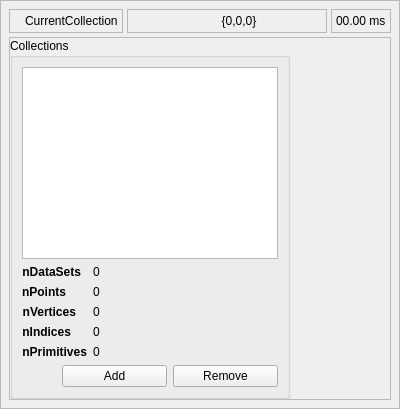
  <widget class="QWidget" name="centralwidget">
   <layout class="QHBoxLayout" name="horizontalLayout_2">
    <property name="spacing">
     <number>4</number>
    </property>
    <property name="margin">
     <number>0</number>
    </property>
    <item>
     <widget class="QFrame" name="WindowFrame">
      <property name="frameShape">
       <enum>QFrame::StyledPanel</enum>
      </property>
      <property name="frameShadow">
       <enum>QFrame::Raised</enum>
      </property>
      <layout class="QHBoxLayout" name="horizontalLayout_3">
       <property name="spacing">
        <number>4</number>
       </property>
       <property name="margin">
        <number>4</number>
       </property>
       <item>
        <widget class="QWidget" name="RightWidgetsWidget" native="true">
         <layout class="QVBoxLayout" name="verticalLayout_3">
          <property name="spacing">
           <number>4</number>
          </property>
          <property name="margin">
           <number>4</number>
          </property>
          <item>
           <layout class="QHBoxLayout" name="InfoLayout">
            <item>
             <widget class="QFrame" name="InfoCurrentCollectionFrame">
              <property name="frameShape">
               <enum>QFrame::StyledPanel</enum>
              </property>
              <property name="frameShadow">
               <enum>QFrame::Sunken</enum>
              </property>
              <layout class="QHBoxLayout" name="horizontalLayout_4">
               <property name="spacing">
                <number>4</number>
               </property>
               <property name="margin">
                <number>4</number>
               </property>
               <item>
                <widget class="QLabel" name="label_2">
                 <property name="enabled">
                  <bool>false</bool>
                 </property>
                 <property name="maximumSize">
                  <size>
                   <width>20</width>
                   <height>20</height>
                  </size>
                 </property>
                 <property name="text">
                  <string/>
                 </property>
                 <property name="pixmap">
                  <pixmap resource="icons.qrc">:/uchroma/icons/windows_collections.svg</pixmap>
                 </property>
                 <property name="scaledContents">
                  <bool>true</bool>
                 </property>
                </widget>
               </item>
               <item>
                <widget class="QLabel" name="InfoCurrentCollectionLabel">
                 <property name="sizePolicy">
                  <sizepolicy hsizetype="Expanding" vsizetype="Preferred">
                   <horstretch>0</horstretch>
                   <verstretch>0</verstretch>
                  </sizepolicy>
                 </property>
                 <property name="text">
                  <string>CurrentCollection</string>
                 </property>
                </widget>
               </item>
              </layout>
             </widget>
            </item>
            <item>
             <widget class="QFrame" name="InfoCoordinateFrame">
              <property name="minimumSize">
               <size>
                <width>200</width>
                <height>0</height>
               </size>
              </property>
              <property name="frameShape">
               <enum>QFrame::StyledPanel</enum>
              </property>
              <property name="frameShadow">
               <enum>QFrame::Sunken</enum>
              </property>
              <layout class="QHBoxLayout" name="horizontalLayout_5">
               <property name="spacing">
                <number>4</number>
               </property>
               <property name="margin">
                <number>4</number>
               </property>
               <item>
                <widget class="QLabel" name="label_7">
                 <property name="enabled">
                  <bool>false</bool>
                 </property>
                 <property name="maximumSize">
                  <size>
                   <width>20</width>
                   <height>20</height>
                  </size>
                 </property>
                 <property name="text">
                  <string/>
                 </property>
                 <property name="pixmap">
                  <pixmap resource="icons.qrc">:/uchroma/icons/info_interaction.svg</pixmap>
                 </property>
                 <property name="scaledContents">
                  <bool>true</bool>
                 </property>
                </widget>
               </item>
               <item>
                <widget class="QLabel" name="InfoCoordinateLabel">
                 <property name="text">
                  <string>{0,0,0}</string>
                 </property>
                 <property name="alignment">
                  <set>Qt::AlignCenter</set>
                 </property>
                </widget>
               </item>
              </layout>
             </widget>
            </item>
            <item>
             <widget class="QFrame" name="InfoRenderingTimeFrame">
              <property name="frameShape">
               <enum>QFrame::StyledPanel</enum>
              </property>
              <property name="frameShadow">
               <enum>QFrame::Sunken</enum>
              </property>
              <layout class="QHBoxLayout" name="horizontalLayout_7">
               <property name="spacing">
                <number>4</number>
               </property>
               <property name="margin">
                <number>4</number>
               </property>
               <item>
                <widget class="QLabel" name="InfoRenderingTimeLabel">
                 <property name="sizePolicy">
                  <sizepolicy hsizetype="Minimum" vsizetype="Preferred">
                   <horstretch>0</horstretch>
                   <verstretch>0</verstretch>
                  </sizepolicy>
                 </property>
                 <property name="text">
                  <string>00.00 ms</string>
                 </property>
                </widget>
               </item>
              </layout>
             </widget>
            </item>
           </layout>
          </item>
          <item>
           <widget class="QFrame" name="MainViewFrame">
            <property name="sizePolicy">
             <sizepolicy hsizetype="Expanding" vsizetype="Expanding">
              <horstretch>0</horstretch>
              <verstretch>0</verstretch>
             </sizepolicy>
            </property>
            <property name="minimumSize">
             <size>
              <width>300</width>
              <height>300</height>
             </size>
            </property>
            <property name="frameShape">
             <enum>QFrame::StyledPanel</enum>
            </property>
            <property name="frameShadow">
             <enum>QFrame::Sunken</enum>
            </property>
            <layout class="QHBoxLayout" name="horizontalLayout">
             <property name="spacing">
              <number>0</number>
             </property>
             <property name="margin">
              <number>0</number>
             </property>
             <item>
              <widget class="QWidget" name="LeftWidgetsWidget" native="true">
               <property name="sizePolicy">
                <sizepolicy hsizetype="Minimum" vsizetype="Preferred">
                 <horstretch>0</horstretch>
                 <verstretch>0</verstretch>
                </sizepolicy>
               </property>
               <layout class="QVBoxLayout" name="verticalLayout_2">
                <property name="spacing">
                 <number>0</number>
                </property>
                <property name="margin">
                 <number>0</number>
                </property>
                <item>
                 <widget class="QGroupBox" name="CollectionsGroup">
                  <property name="sizePolicy">
                   <sizepolicy hsizetype="Minimum" vsizetype="Expanding">
                    <horstretch>0</horstretch>
                    <verstretch>0</verstretch>
                   </sizepolicy>
                  </property>
                  <property name="title">
                   <string>Collections</string>
                  </property>
                  <layout class="QVBoxLayout" name="verticalLayout">
                   <item>
                    <widget class="QTreeWidget" name="CollectionTree">
                     <property name="sizePolicy">
                      <sizepolicy hsizetype="Minimum" vsizetype="Expanding">
                       <horstretch>0</horstretch>
                       <verstretch>0</verstretch>
                      </sizepolicy>
                     </property>
                     <property name="contextMenuPolicy">
                      <enum>Qt::CustomContextMenu</enum>
                     </property>
                     <property name="horizontalScrollBarPolicy">
                      <enum>Qt::ScrollBarAlwaysOff</enum>
                     </property>
                     <property name="showDropIndicator" stdset="0">
                      <bool>false</bool>
                     </property>
                     <attribute name="headerVisible">
                      <bool>false</bool>
                     </attribute>
                     <column>
                      <property name="text">
                       <string notr="true">1</string>
                      </property>
                     </column>
                    </widget>
                   </item>
                   <item>
                    <layout class="QFormLayout" name="formLayout">
                     <property name="fieldGrowthPolicy">
                      <enum>QFormLayout::AllNonFixedFieldsGrow</enum>
                     </property>
                     <item row="1" column="1">
                      <widget class="QLabel" name="CollectionNPointsLabel">
                       <property name="sizePolicy">
                        <sizepolicy hsizetype="Minimum" vsizetype="Preferred">
                         <horstretch>0</horstretch>
                         <verstretch>0</verstretch>
                        </sizepolicy>
                       </property>
                       <property name="font">
                        <font>
                         <pointsize>9</pointsize>
                        </font>
                       </property>
                       <property name="text">
                        <string>0</string>
                       </property>
                      </widget>
                     </item>
                     <item row="2" column="0">
                      <widget class="QLabel" name="label_3">
                       <property name="sizePolicy">
                        <sizepolicy hsizetype="Minimum" vsizetype="Preferred">
                         <horstretch>0</horstretch>
                         <verstretch>0</verstretch>
                        </sizepolicy>
                       </property>
                       <property name="font">
                        <font>
                         <pointsize>9</pointsize>
                         <weight>75</weight>
                         <bold>true</bold>
                        </font>
                       </property>
                       <property name="text">
                        <string>nVertices</string>
                       </property>
                       <property name="alignment">
                        <set>Qt::AlignRight|Qt::AlignTrailing|Qt::AlignVCenter</set>
                       </property>
                      </widget>
                     </item>
                     <item row="2" column="1">
                      <widget class="QLabel" name="CollectionNVerticesLabel">
                       <property name="sizePolicy">
                        <sizepolicy hsizetype="Minimum" vsizetype="Preferred">
                         <horstretch>0</horstretch>
                         <verstretch>0</verstretch>
                        </sizepolicy>
                       </property>
                       <property name="font">
                        <font>
                         <pointsize>9</pointsize>
                        </font>
                       </property>
                       <property name="text">
                        <string>0</string>
                       </property>
                      </widget>
                     </item>
                     <item row="3" column="0">
                      <widget class="QLabel" name="label_4">
                       <property name="sizePolicy">
                        <sizepolicy hsizetype="Minimum" vsizetype="Preferred">
                         <horstretch>0</horstretch>
                         <verstretch>0</verstretch>
                        </sizepolicy>
                       </property>
                       <property name="font">
                        <font>
                         <pointsize>9</pointsize>
                         <weight>75</weight>
                         <bold>true</bold>
                        </font>
                       </property>
                       <property name="text">
                        <string>nIndices</string>
                       </property>
                       <property name="alignment">
                        <set>Qt::AlignRight|Qt::AlignTrailing|Qt::AlignVCenter</set>
                       </property>
                      </widget>
                     </item>
                     <item row="3" column="1">
                      <widget class="QLabel" name="CollectionNIndicesLabel">
                       <property name="sizePolicy">
                        <sizepolicy hsizetype="Minimum" vsizetype="Preferred">
                         <horstretch>0</horstretch>
                         <verstretch>0</verstretch>
                        </sizepolicy>
                       </property>
                       <property name="font">
                        <font>
                         <pointsize>9</pointsize>
                        </font>
                       </property>
                       <property name="text">
                        <string>0</string>
                       </property>
                      </widget>
                     </item>
                     <item row="4" column="0">
                      <widget class="QLabel" name="label_5">
                       <property name="sizePolicy">
                        <sizepolicy hsizetype="Minimum" vsizetype="Preferred">
                         <horstretch>0</horstretch>
                         <verstretch>0</verstretch>
                        </sizepolicy>
                       </property>
                       <property name="font">
                        <font>
                         <pointsize>9</pointsize>
                         <weight>75</weight>
                         <bold>true</bold>
                        </font>
                       </property>
                       <property name="text">
                        <string>nPrimitives</string>
                       </property>
                       <property name="alignment">
                        <set>Qt::AlignRight|Qt::AlignTrailing|Qt::AlignVCenter</set>
                       </property>
                      </widget>
                     </item>
                     <item row="4" column="1">
                      <widget class="QLabel" name="CollectionNPrimitivesLabel">
                       <property name="sizePolicy">
                        <sizepolicy hsizetype="Minimum" vsizetype="Preferred">
                         <horstretch>0</horstretch>
                         <verstretch>0</verstretch>
                        </sizepolicy>
                       </property>
                       <property name="font">
                        <font>
                         <pointsize>9</pointsize>
                        </font>
                       </property>
                       <property name="text">
                        <string>0</string>
                       </property>
                      </widget>
                     </item>
                     <item row="1" column="0">
                      <widget class="QLabel" name="label">
                       <property name="sizePolicy">
                        <sizepolicy hsizetype="Minimum" vsizetype="Preferred">
                         <horstretch>0</horstretch>
                         <verstretch>0</verstretch>
                        </sizepolicy>
                       </property>
                       <property name="font">
                        <font>
                         <pointsize>9</pointsize>
                         <weight>75</weight>
                         <bold>true</bold>
                        </font>
                       </property>
                       <property name="text">
                        <string>nPoints</string>
                       </property>
                       <property name="alignment">
                        <set>Qt::AlignRight|Qt::AlignTrailing|Qt::AlignVCenter</set>
                       </property>
                      </widget>
                     </item>
                     <item row="0" column="0">
                      <widget class="QLabel" name="label_6">
                       <property name="sizePolicy">
                        <sizepolicy hsizetype="Minimum" vsizetype="Preferred">
                         <horstretch>0</horstretch>
                         <verstretch>0</verstretch>
                        </sizepolicy>
                       </property>
                       <property name="font">
                        <font>
                         <pointsize>9</pointsize>
                         <weight>75</weight>
                         <bold>true</bold>
                        </font>
                       </property>
                       <property name="text">
                        <string>nDataSets</string>
                       </property>
                       <property name="alignment">
                        <set>Qt::AlignRight|Qt::AlignTrailing|Qt::AlignVCenter</set>
                       </property>
                      </widget>
                     </item>
                     <item row="0" column="1">
                      <widget class="QLabel" name="CollectionNSlicesLabel">
                       <property name="sizePolicy">
                        <sizepolicy hsizetype="Minimum" vsizetype="Preferred">
                         <horstretch>0</horstretch>
                         <verstretch>0</verstretch>
                        </sizepolicy>
                       </property>
                       <property name="font">
                        <font>
                         <pointsize>9</pointsize>
                        </font>
                       </property>
                       <property name="text">
                        <string>0</string>
                       </property>
                      </widget>
                     </item>
                    </layout>
                   </item>
                   <item>
                    <layout class="QHBoxLayout" name="horizontalLayout_12">
                     <item>
                      <spacer name="horizontalSpacer_13">
                       <property name="orientation">
                        <enum>Qt::Horizontal</enum>
                       </property>
                       <property name="sizeType">
                        <enum>QSizePolicy::Minimum</enum>
                       </property>
                       <property name="sizeHint" stdset="0">
                        <size>
                         <width>40</width>
                         <height>20</height>
                        </size>
                       </property>
                      </spacer>
                     </item>
                     <item>
                      <widget class="QPushButton" name="CollectionAddButton">
                       <property name="maximumSize">
                        <size>
                         <width>16777215</width>
                         <height>24</height>
                        </size>
                       </property>
                       <property name="text">
                        <string>Add</string>
                       </property>
                       <property name="icon">
                        <iconset resource="icons.qrc">
                         <normaloff>:/uchroma/icons/plus.svg</normaloff>:/uchroma/icons/plus.svg</iconset>
                       </property>
                       <property name="iconSize">
                        <size>
                         <width>16</width>
                         <height>16</height>
                        </size>
                       </property>
                      </widget>
                     </item>
                     <item>
                      <widget class="QPushButton" name="CollectionRemoveButton">
                       <property name="sizePolicy">
                        <sizepolicy hsizetype="Minimum" vsizetype="Fixed">
                         <horstretch>0</horstretch>
                         <verstretch>0</verstretch>
                        </sizepolicy>
                       </property>
                       <property name="maximumSize">
                        <size>
                         <width>128</width>
                         <height>24</height>
                        </size>
                       </property>
                       <property name="toolTip">
                        <string>Remove selected collection</string>
                       </property>
                       <property name="text">
                        <string>Remove</string>
                       </property>
                       <property name="icon">
                        <iconset resource="icons.qrc">
                         <normaloff>:/uchroma/icons/minus.svg</normaloff>:/uchroma/icons/minus.svg</iconset>
                       </property>
                       <property name="iconSize">
                        <size>
                         <width>16</width>
                         <height>16</height>
                        </size>
                       </property>
                      </widget>
                     </item>
                    </layout>
                   </item>
                  </layout>
                 </widget>
                </item>
               </layout>
              </widget>
             </item>
             <item>
              <widget class="Viewer" name="MainView" native="true">
               <property name="sizePolicy">
                <sizepolicy hsizetype="Expanding" vsizetype="Expanding">
                 <horstretch>0</horstretch>
                 <verstretch>3</verstretch>
                </sizepolicy>
               </property>
               <property name="cursor">
                <cursorShape>CrossCursor</cursorShape>
               </property>
               <property name="mouseTracking">
                <bool>true</bool>
               </property>
              </widget>
             </item>
            </layout>
           </widget>
          </item>
         </layout>
        </widget>
       </item>
      </layout>
     </widget>
    </item>
   </layout>
  </widget>
